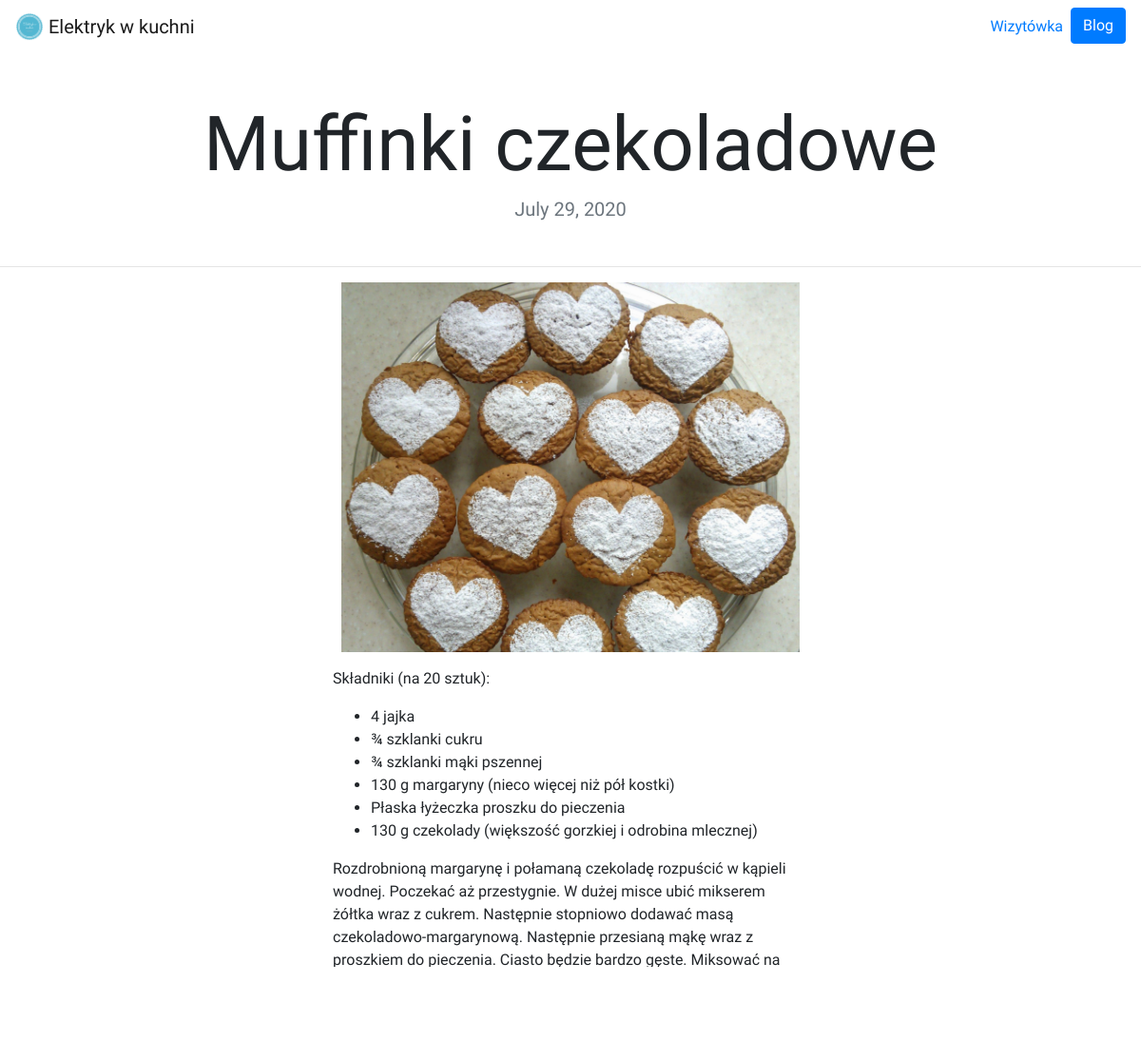
Page /blog/1/ on the committed database.
### blog/models.py (models this page shows, shortened)
class Blog(models.Model):
    title = models.CharField(max_length=200)
    description = models.TextField()
    date = models.DateField()
    image = models.ImageField(upload_to='blog/images/')

### blog/views.py (the view)
# urls.py: path('<int:blog_id>/', views.detail, name='detail'),
def detail(request, blog_id):
    blog = get_object_or_404(Blog, pk=blog_id) #primary key z bazy danych, to numer wpisu na blogu
    return render(request, 'blog/detail.html',{'blog':blog}) # odwołanie do strony detail.html, blog_id pojawia się w blog-> urls

### blog/templates/blog/detail.html
{% extends 'portfolio/base.html' %}
{% block content %}
<h1 class="text-center mt-5" id="blogdetailtitle">{{ blog.title }}</h1>
<h5 class="text-center text-muted mb-5">{{ blog.date }}</h5>
<hr>
<div class="row justify-content-center my-3">
  <div class="col-5">
    <img src="{{ blog.image.url }}" width=100%>
  </div>
</div>
<div class="mx-auto" style="width: 500px;">
    {{ blog.description|safe }}
</div>
{% endblock %}

### portfolio/static/portfolio/custom.css (style rules this page uses)
body { font-family: 'Sora', sans-serif; }
@media (min-width: 992px) { #blogdetailtitle { font-size: 5rem; } }

### rows in the picture
Blog: title "Muffinki czekoladowe", date "July 29, 2020", image (picture), description "Składniki (na 20 sztuk): 4 jajka ¾ szklanki cukru ¾ szklanki mąki pszennej 130 g margaryny (nieco więcej niż pół kostki) Płaska łyżeczka proszku do pieczenia 130 g czekolady (większość gorzkiej i odrobina mlecznej) Rozdrobnioną margarynę i połamaną czekoladę rozpuścić w kąpieli wodnej. Poczekać aż przestygnie. W dużej misce ubić mikserem żółtka wraz z cukrem. Następnie stopniowo dodawać masą czekoladowo-margarynową. Następnie przesianą mąkę wraz z proszkiem do pieczenia. Ciasto będzie bardzo gęste. Miksować na małych obrotach. Na koniec dodać ubite białka i delikatnie wymieszać szpatułką. Przelać do foremek na babeczki. !!! Piec w temperaturze 175 stopni przez 20 – 25 minut!!!"
